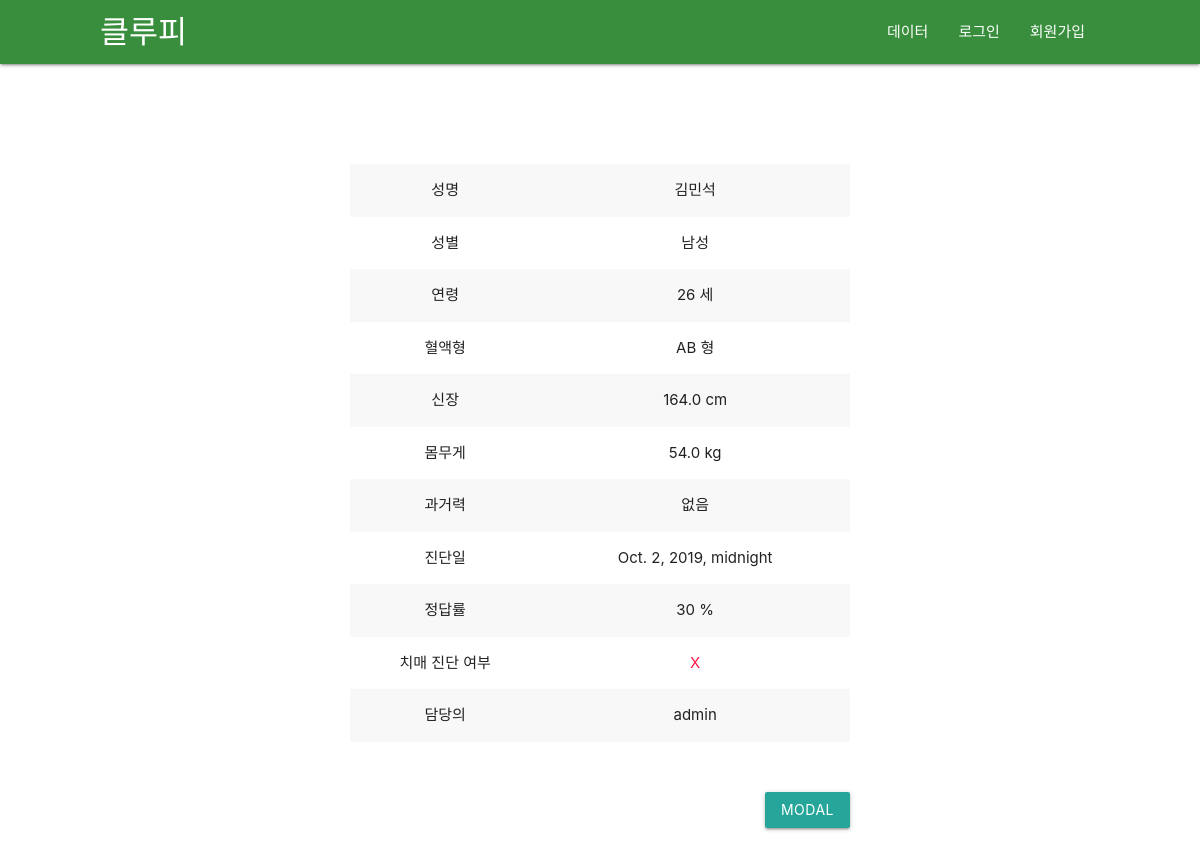
The app's page /scoring/result/1 with its own data.
### scoring/models.py (models this page shows, shortened)
class ScoreList(models.Model):
    user = models.ForeignKey(User, on_delete=models.CASCADE, null=True) # 담당의
    name = models.CharField(max_length=200,null=True) # 성명
    gender = models.IntegerField(null=True) # 성별
    age = models.IntegerField(null=True) # 연령
    blood_type = models.IntegerField(null=True) # 혈액형
    height = models.FloatField(null=True) # 신장
    weight = models.FloatField(null=True) # 몸무게
    past_diagnostic_record = models.IntegerField(null=True) # 과거력
    pub_date = models.DateTimeField(null=True) # 진달일
    score = models.IntegerField(null=True) # 점수
    pass_or_fail = models.BooleanField(null=True) # 치매여부

### scoring/views.py (the view)
# urls.py: path('scoring/result/<int:list_id>', scoring.views.result, name='result'),
def result(request, list_id):
    list = get_object_or_404(ScoreList, pk=list_id)
    return render(request, 'result.html', {'list' : list})

### scoring/templates/result.html (shortened to what this page needs)
{% extends 'base.html' %}
{% block content %}
<section class="result">
    <div class="con">
        <table class="striped centered">
            <tbody>
                <tr>
                    <td>성명</td>
                    <td>{{list.name}}</td>
                </tr>
                <tr>
                    <td>성별</td>
                    <td>
                        {% if list.gender == 1 %}
                            남성
                        {% else %}
                            여성
                        {% endif %}
                    </td>
                </tr>
                <tr>
                    <td>연령</td>
                    <td>{{list.age}} 세</td>
                </tr>
                <tr>
                    <td>혈액형</td>
                    <td>
                        {% if list.blood_type == 1 %}
                            A 형
                        {% elif list.blood_type == 2 %}
                            B 형
                        {% elif list.blood_type == 3 %}
                            O 형
                        {% else %}
                            AB 형
                        {% endif %}
                    </td>
                </tr>
                <tr>
                    <td>신장</td>
                    <td>{{list.height}} cm</td>
                </tr>
                <tr>
                    <td>몸무게</td>
                    <td>{{list.weight}} kg</td>
                </tr>
                <tr>
                    <td>과거력</td>
                    <td>
                        {% if list.past_diagnostic_record == 1 %}
                            뇌졸증
                        {% elif list.past_diagnostic_record == 2 %}
                            심장병
                        {% elif list.past_diagnostic_record == 3 %}
                            고혈압
                        {% elif list.past_diagnostic_record == 4 %}
                            당뇨병
                        {% elif list.past_diagnostic_record == 5 %}
                            기타(암포함)
                        {% else %}
                            없음
                        {% endif %}
                    </td>
                </tr>
                <tr>
                    <td>진단일</td>
                    <td>{{list.pub_date}}</td>
                </tr>
                <tr>
                    <td>정답률</td>
                    <td>{{list.score}} %</td>
                </tr>
                <tr>
                    <td>치매 진단 여부</td>
                    <td>
                        {% if list.pass_or_fail == True %}
                            <span style="color:#1e88e5;">O</span>
                        {% else %}
                            <span style="color:#ff1744;">X</span>
                        {% endif %}
                    </td>
                </tr>
                <tr>
                    <td>담당의</td>
                    <td>{{list.user.username}}</td>
                </tr>
            </tbody>
        </table>
        <div class="submit">
            <a class="waves-effect waves-light btn modal-trigger" href="#modal1">Modal</a>
        </div>
    </div>
</section>
{% endblock content %}

### scoring/static/css/style.css (style rules this page uses)
.result { padding-top: 100px; padding-bottom: 100px; width: 100%; display: flex; justify-content: center; }
.result .con { width: 500px; }
.result .con .submit { margin-top:50px; display: flex; justify-content: flex-end; }

### records on screen
ScoreList: name "김민석", age "26", height "164.0", weight "54.0", pub_date "Oct. 2, 2019, midnight", score "30", user.username "admin"
